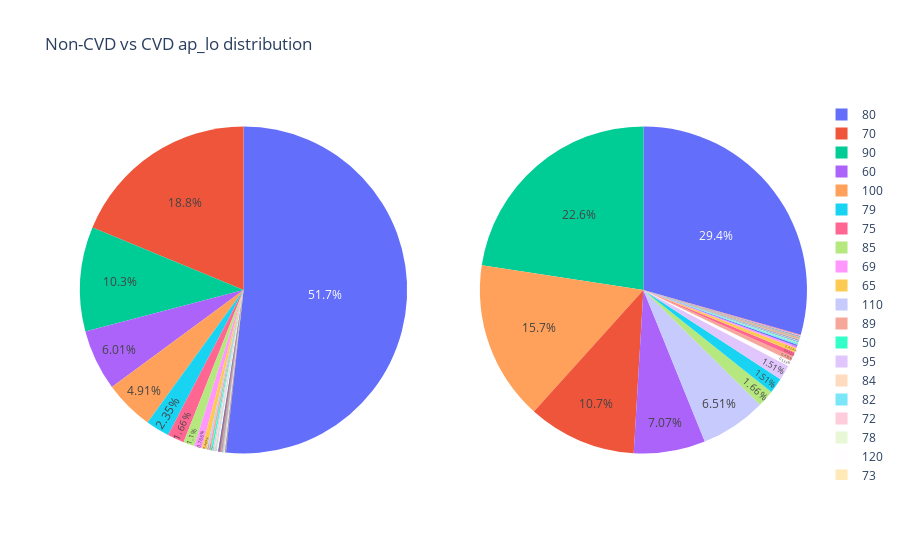

The code cell stored with this chart in its notebook:
### Code cell
cvd = cleanedData.loc[cleanedData['cardio'] == 1, 'ap_hi'].copy()
non_cvd = cleanedData.loc[cleanedData['cardio'] == 0, 'ap_hi'].copy()

#Visualisation
fig = make_subplots(rows=1, cols=2, specs=[[{"type": "pie"}, {"type": "pie"}]])
fig.update_layout(title_text="Non-CVD vs CVD ap_lo distribution", template="plotly_white")
fig.add_trace(go.Pie(values=non_cvd.value_counts().values, labels=cleanedData[cleanedData['cardio'] == 0]['ap_lo'].value_counts().index.to_list()),row=1, col=1)
fig.add_trace(go.Pie(values=cvd.value_counts().values, labels=cleanedData[cleanedData['cardio'] == 1]['ap_lo'].value_counts().index.to_list()),row=1, col=2)
fig.update_traces(textposition='inside')
fig.show()

### Figure 1 — Plotly figure (JSON) as saved in the notebook; plotly's stock layout.template omitted (floating-point values rounded to 4 significant figures)
{"data": [{"domain": {"x": [0, 0.45], "y": [0, 1]}, "labels": [80, 70, 90, 60, 100, 79, 75, 85, 69, 65, 110, 89, 50, 95, 84, 82, 72, 78, 120, 73, 83, 76, 74, 67, 59, 81, 77, 68, 92, 86, 87, 66, 64, 71, 96, 88, 63, 97, 94, 93, 62, 98, 99, 101, 61, 91, 57, 55, 105, 103, 58, 119, 54, 114, 112, 109, 108, 107, 106, 104, 52], "textposition": "inside", "type": "pie", "values": [17680, 6414, 3531, 2056, 1678, 804, 567, 376, 262, 167, 70, 66, 64, 48, 45, 27, 24, 17, 16, 15, 15, 13, 11, 11, 10, 10, 10, 9, 9, 9, 9, 8, 8, 8, 7, 7, 6, 6, 6, 6, 6, 6, 6, 5, 5, 4, 4, 4, 4, 4, 3, 3, 3, 3, 3, 3, 3, 3, 3, 3, 3, 3, 2, 2, 2, 2, 2, 2, 2, 2, 2, 1, 1, 1, 1, 1, 1, 1, 1, 1, 1, 1]}, {"domain": {"x": [0.55, 1], "y": [0, 1]}, "labels": [80, 90, 100, 70, 60, 110, 85, 79, 95, 120, 89, 75, 65, 69, 87, 91, 99, 82, 86, 105, 50, 83, 88, 84, 94, 98, 74, 92, 81, 78, 97, 59, 93, 115, 71, 96, 76, 103, 73, 109, 77, 72, 104, 106, 102, 67, 62, 58, 68, 53, 55, 113, 61, 101, 64, 57, 56, 119, 66, 52, 111, 108], "textposition": "inside", "type": "pie", "values": [9716, 7463, 5199, 3543, 2335, 2152, 547, 500, 499, 176, 165, 146, 140, 67, 50, 32, 18, 15, 11, 10, 10, 10, 10, 10, 9, 9, 9, 9, 9, 8, 7, 7, 7, 7, 6, 6, 6, 6, 6, 6, 6, 5, 5, 5, 5, 5, 5, 5, 5, 5, 5, 4, 4, 4, 4, 4, 3, 3, 3, 3, 3, 3, 3, 3, 3, 3, 3, 2, 2, 2, 2, 2, 2, 1, 1, 1, 1, 1, 1, 1, 1, 1]}], "layout": {"title": {"text": "Non-CVD vs CVD ap_lo distribution"}}}
